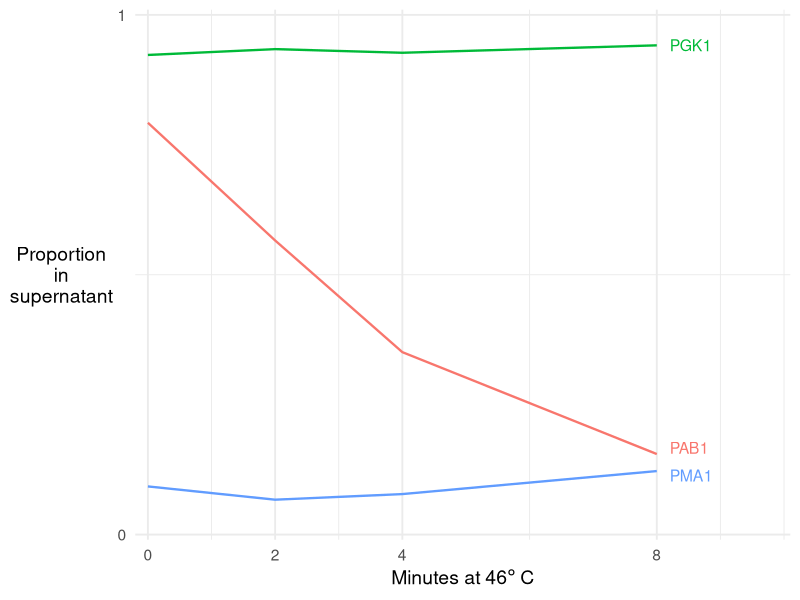
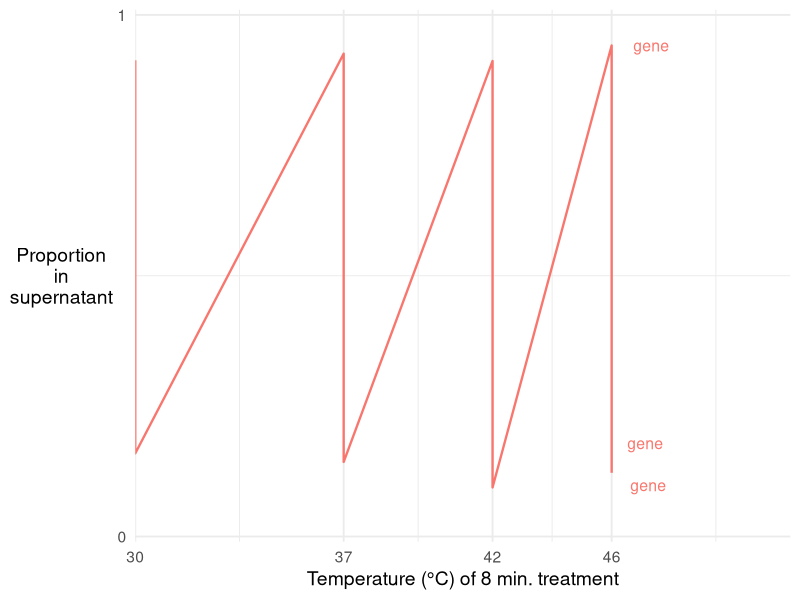

These figures' R source, in order:
## ---- chunk 1
# install.packages(c("shiny","data.table","ggplot2","devtools"))
# devtools::install_github("aoles/shinyURL")
# query strings:
# psup_shiny/?ids=PGK1,OLA1,PMA1&idType=gene&interval=F&plotType=time
# psup_shiny/?ids=YER165W&idType=orf&interval=T&plotType=time

# To publish:
# runGitHub( "psup_shiny", "dad")
# and Publish

#library(shiny)
library(ggplot2)
library(ggrepel)
library(tidyverse)
#library(shinyURL)
## ---- chunk 2
ps_dt = read_tsv("./scer_aggregation_psup_long.txt", comment='#')

theme_set(theme_minimal(base_size=14) %+replace% theme(legend.position="none"))
## ---- chunk 3

splitstring = function(s) {
  # Take string formatted as "ribosomal=(RPS1,RPS2); glycolytic=(GLK1,TDH3)" and split into a
  # list(ribosomal=('RPS1','RPS2'), glycolytic=c('GLK1','TDH3'))
  if (T) {  s = "ribosomal=(RPS1,RPS2); glycolytic=(GLK1,TDH3)" }
  classes = str_split(s,';')[[1]]
  x = sapply(classes, function(ss) {
    res = str_split(ss,'=')[[1]]
    label=gsub("[[:space:]]",'',res[1])
    genes=str_split(gsub("\\((.*)\\)", "\\1",res[2]),',')[[1]]
    g = list(g=genes)
    names(g)[1] = label
    print(g)
    g
  }, USE.NAMES = F)
  x
}

scale_y_pSup = function(name=NULL) {
    list(scale_y_continuous(name,expand=c(0.01,0),limits=c(0,1),
                       #breaks=seq(0,1,.25),labels=c("0","","0.5","","1"))
                       breaks=c(0,1)),
         theme(axis.title.y=element_text(angle=0, vjust=0.5)))
}

scale_time = function(name=expression("Minutes at "*46*degree~C*""),
                       text=TRUE) {
    if (text) {
        mylim=c(0,9.9)
    } else {
        mylim=c(0,8)
    }
    scale_x_continuous(name,expand=c(0.01,0.1),limits=mylim,
                       breaks=c(0,2,4,8))
}

plotmygenes = function(mygenes,data=ps_dt,
                        tempexps=c("30C.rep2","37C.8min","42C.8min","46C.8min"),
                        temps=c(30,37,42,46), tempbreaks=temps,
                        timeexps=c("30C.rep1","46C.2min","46C.4min","46C.8min"),
                        times=c(0,2,4,8), 
                        errorbars=FALSE,linesize=0.8,
                        idType=c("gene","orf")) {
    names(temps) = tempexps
    names(times) = timeexps
    
    if(idType=="gene") {
        ps_dt_temp = ps_dt |> filter(gene %in% mygenes & experiment %in% tempexps)
        ps_dt_time = ps_dt |> filter(gene %in% mygenes & experiment %in% timeexps)
    } else if(idType=="orf") {
        ps_dt_temp = ps_dt |> filter(orf %in% mygenes & experiment %in% tempexps)
        ps_dt_time = ps_dt |> filter(orf %in% mygenes & experiment %in% timeexps)
    } else {
        stop("idType must be gene or orf")
    }
    ps_dt_temp$temp = temps[ps_dt_temp$experiment ]
    plot_temp = ggplot(data=ps_dt_temp,
                        aes(x=.data[["temp"]],y=.data[["psup"]],ymin=.data[["psup.lo"]],ymax=.data[["psup.hi"]],
                                   colour=idType,label=idType)) +
        geom_line(linewidth=linesize) + 
        geom_text_repel(size=4,data=ps_dt_temp |> filter(temp==max(temp)),
                  aes(x=max(temp)+0.5,y=psup), xlim=c(46,52)) +
        coord_cartesian(xlim=c(30,52)) +
#        scale_x_continuous(expression("Temperature "*(degree*C)*" of 8 min. treatment"),
        scale_x_continuous("Temperature (\u00b0C) of 8 min. treatment",
            breaks=tempbreaks,labels=tempbreaks, expand=c(0,0)) +
        scale_y_pSup("Proportion\nin\nsupernatant")
    
    ps_dt_time$time = times[ps_dt_time$experiment ]
    
    plot_time = ggplot(data=ps_dt_time,
                        aes_string(x="time",y="psup",ymin="psup.lo",ymax="psup.hi",
                                   colour=idType,label=idType)) +
        geom_line(size=linesize) +
        geom_text_repel(size=4,data=subset(ps_dt_time,time==max(time)),
                  aes(x=max(time)+0.1,y=psup), xlim=c(8,12)) +
        scale_y_pSup("Proportion\nin\nsupernatant") + scale_time()
    
    if (errorbars) {
        plot_temp = plot_temp + geom_pointrange()
        plot_time = plot_time + geom_pointrange()
    }
    
    return(list(plot_time=plot_time,plot_temp=plot_temp))

}

plotgenes_categories = function(gene_cat_list,data=ps_dt,
                        tempexps=c("30C.rep2","37C.8min","42C.8min","46C.8min"),
                        temps=c(30,37,42,46), tempbreaks=temps,
                        timeexps=c("30C.rep1","46C.2min","46C.4min","46C.8min"),
                        times=c(0,2,4,8), 
                        errorbars=FALSE,linewidth=0.8,
                        idType=c("gene","orf")) {
    names(temps) = tempexps
    names(times) = timeexps
    
    if (!is_list(gene_cat_list)) {
      gene_cat_list = list("<unnamed>"=gene_cat_list)
    }

    ps_dt_temp_all = bind_rows(lapply(names(gene_cat_list), function(cat) {
        mygenes = gene_cat_list[[cat]]
        ps_dt |> filter(.data[[idType]] %in% mygenes & experiment %in% tempexps) |> mutate(category=cat)
     }))
    
    ps_dt_time_all = bind_rows(lapply(names(gene_cat_list), function(cat) {
        mygenes = gene_cat_list[[cat]]
        ps_dt |> filter(.data[[idType]] %in% mygenes & experiment %in% timeexps) |> mutate(category=cat)
     }))
    
    # Summarize by category
    ps_dt_temp = ps_dt_temp_all |> group_by(experiment, category) |> summarise(sd=sd(psup,na.rm=T), se=sd/sqrt(n()), psup=mean(psup), psup.lo=psup-sd, psup.hi=psup+sd, category=first(category))
    ps_dt_time = ps_dt_time_all |> group_by(experiment, category) |> summarise(sd=sd(psup,na.rm=T), se=sd/sqrt(n()), psup=mean(psup), psup.lo=psup-sd, psup.hi=psup+sd, category=first(category))
    
    ps_dt_temp$temp = temps[ps_dt_temp$experiment ]
    plot_temp = ggplot(data=ps_dt_temp,
                        aes(x=.data[["temp"]],y=.data[["psup"]],ymin=.data[["psup.lo"]],ymax=.data[["psup.hi"]],
                                   colour=category,label=category)) +
        geom_line(linewidth=linewidth) + 
        geom_text_repel(size=4,data=ps_dt_temp |> filter(temp==max(temps)),
                  aes(x=max(temps)+0.5,y=psup), xlim=c(46,52)) +
        coord_cartesian(xlim=c(30,52)) +
#        scale_x_continuous(expression("Temperature "*(degree*C)*" of 8 min. treatment"),
        scale_x_continuous("Temperature (\u00b0C) of 8 min. treatment",
            breaks=tempbreaks,labels=tempbreaks, expand=c(0,0)) +
        scale_y_pSup("Proportion\nin\nsupernatant")
    
    ps_dt_time$time = times[ps_dt_time$experiment ]
    
    plot_time = ggplot(data=ps_dt_time,
                        aes(x=.data[["time"]],y=.data[["psup"]],ymin=.data[["psup.lo"]],ymax=.data[["psup.hi"]],
                                   colour=category,label=category)) +
        geom_line(size=linesize) +
        geom_text_repel(size=4,data=subset(ps_dt_time,time==max(times)),
                  aes(x=max(times)+0.1,y=psup), xlim=c(8,12)) +
        scale_y_pSup("Proportion\nin\nsupernatant") + scale_time()
    
    if (errorbars) {
        plot_temp = plot_temp + geom_pointrange()
        plot_time = plot_time + geom_pointrange()
    }
    
    return(list(plot_time=plot_time,plot_temp=plot_temp))

}
## ---- chunk 4
splitstring = function(s) {
  # Take string formatted as "ribosomal=(RPS1,RPS2); glycolytic=(GLK1,TDH3)" and split into a
  # list(ribosomal=('RPS1','RPS2'), glycolytic=c('GLK1','TDH3'))
  if (T) {  s = "ribosomal=(rps1,RPS2); glycolytic=(GLK1,TDH3)" }
  classes = str_split(s,';')[[1]]
  x = sapply(classes, function(ss) {
    res = str_split(ss,'=')[[1]]
    label=gsub("[[:space:]]",'',res[1])
    genes=sapply(str_split(gsub("\\((.*)\\)", "\\1",res[2]),',')[[1]], toupper, USE.NAMES = F)
    g = list(g=genes)
    names(g)[1] = label
    print(g)
    g
  }, USE.NAMES = F)
  x
}

plot_from_input = function(s, errorbars, idType) {
  if (grepl('=',s,fixed=TRUE)) { 
    # This is a named list
    ids = splitstring(s)
    print(paste("named categories:",ids))
    fun = plotgenes_categories
  } else {
    ids = toupper(strsplit(gsub(" ", "", s, fixed = TRUE),",")[[1]])
    print(paste("flat list:",ids))
    fun = plotmygenes
  }
  print(ids)
  print(idType)
  fun(ids, errorbars=errorbars, idType=idType)
}

#splitstring('s')
plot_from_input("PAB1,PGK1,PMA1", FALSE, "gene")
#ribgenes = unique(unlist(ps_dt |> filter(substring(gene, 1,3) %in% c('RPL','RPS')) |> select(gene)))
#rib2genes = setdiff(ribgenes, c('RPL23B','RPS14B','RPL38','RPL39','RPS27'))
#agggenes = c('PAB1','DED1','XRN1','DCP1','NUG1','OLA1')
#p = plotgenes_categories(list("ribosomal"=ribgenes, "aggregator"=agggenes), idType='gene', errorbars = TRUE)
#p$plot_temp
